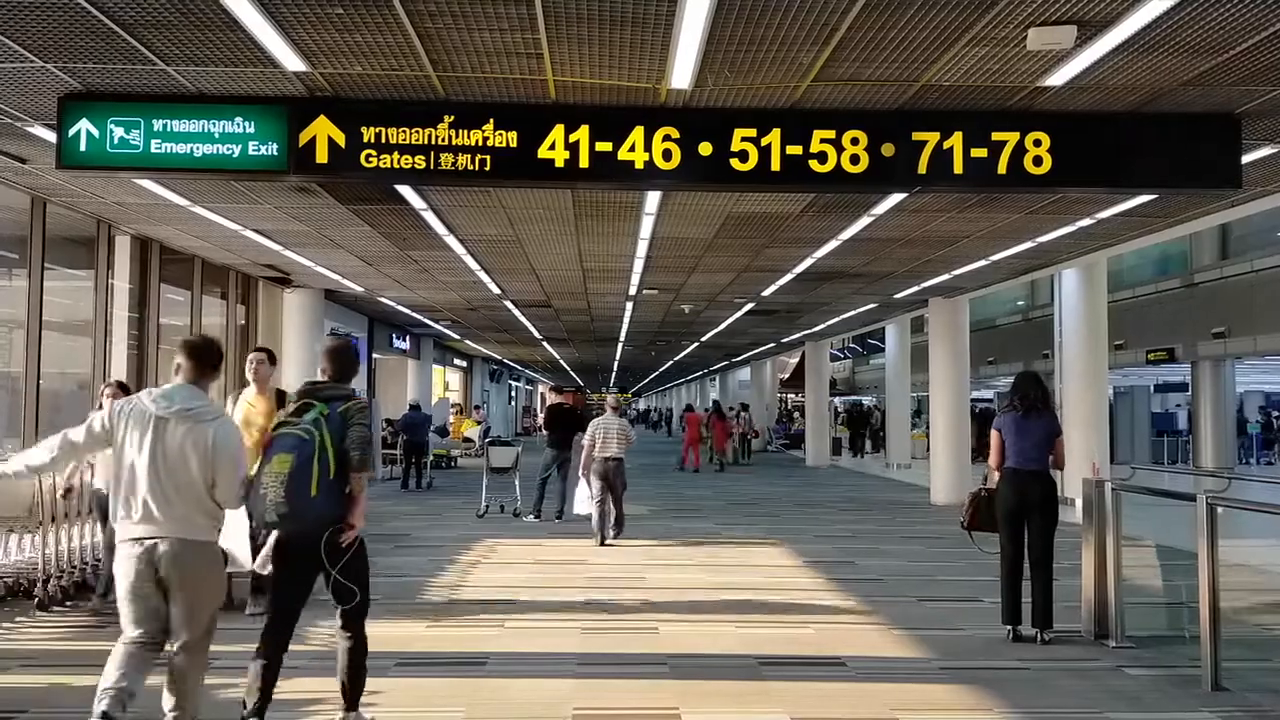
#> input picture frame 32 of opencv/haarcascode/walking.mp4, 1280 x 720 px
$ python bodyDetectionfromVideo.py
#> lines starting #> are read from the running program, lines starting #| are printed output that depends on the picture; after the words box and inside, x2 and y2 are one past the last pixel; in counts of white or black regions, pixels touching at a corner belong together
import cv2

cap=cv2.VideoCapture("C:/Users/snnklc/Desktop/opencv/haarcascode/walking.mp4")

body=cv2.CascadeClassifier(cv2.data.haarcascades + "haarcascade_fullbody.xml")
while True:

      ret, frame=cap.read()
#> frame is the input picture: shape (720, 1280, 3); mean B, G, R 86.6, 96.3, 101.4

      gray=cv2.cvtColor(frame,cv2.COLOR_BGR2GRAY)
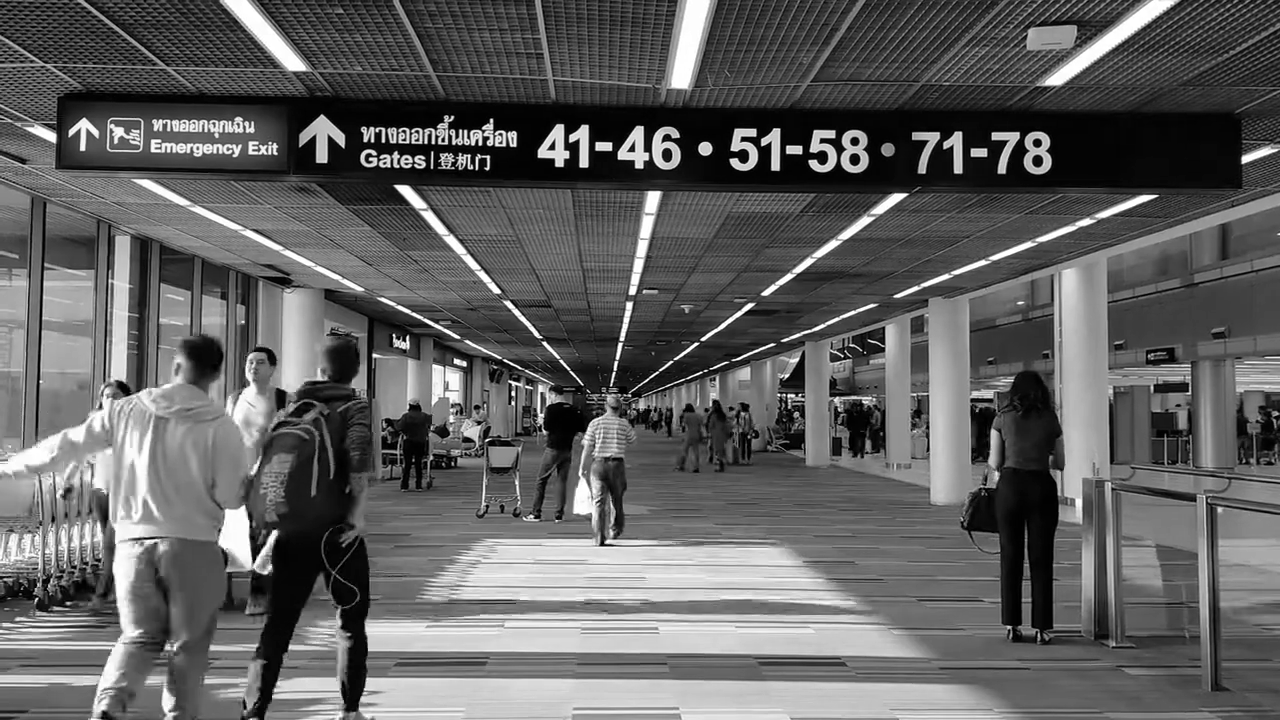
#> gray: shape (720, 1280); min 0, max 255, mean 96.7

      bodies=body.detectMultiScale(gray,1.1,5)
#> bodies = [[582, 432, 59, 119], [955, 390, 132, 264]]

      for x,y,w,h in bodies:
            cv2.rectangle(frame,(x,y),(x+w,y+h),(255,0,0),2)
#> this loop made 2 passes
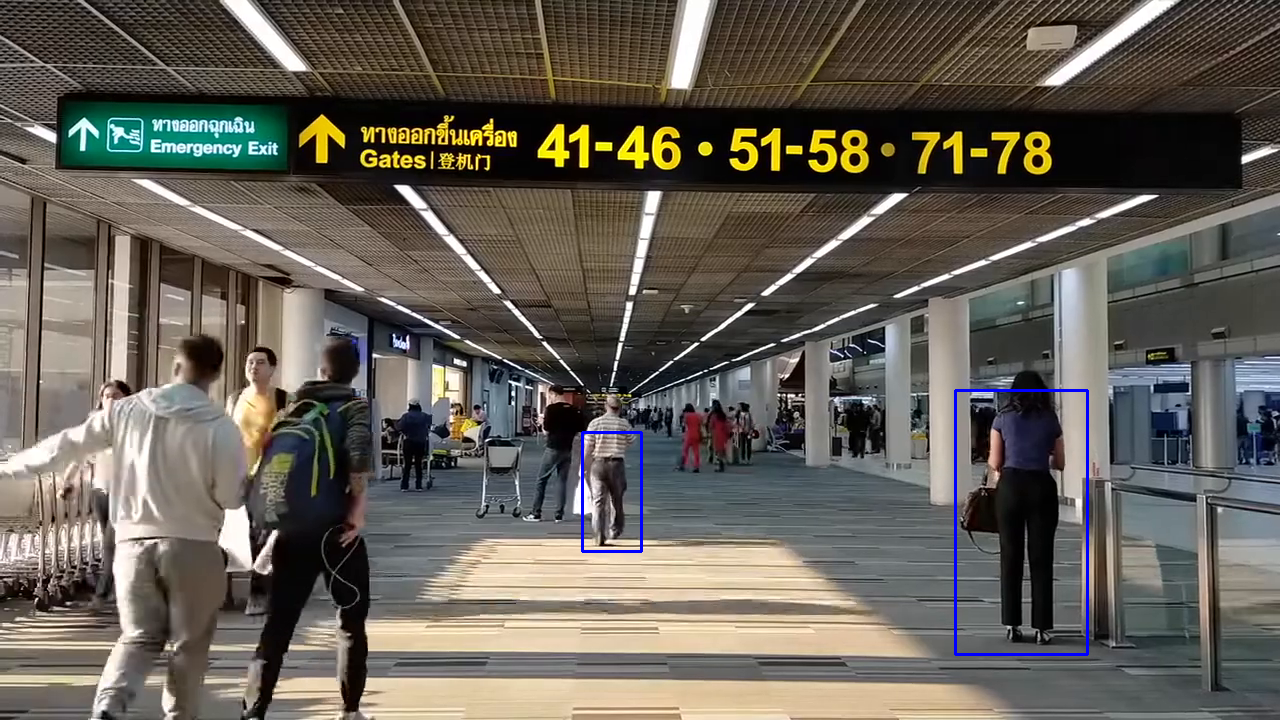
#> frame: shape (720, 1280, 3); 0.37% of pixels changed, all inside (x1, y1, x2, y2) = (581, 389, 1089, 656)

      cv2.imshow("1",frame)
      if cv2.waitKey(1) & 0xFF == ord("q"):
#> (key q is pressed here)
            break

cap.release()
cv2.destroyAllWindows()

$ run again, starting later in the video
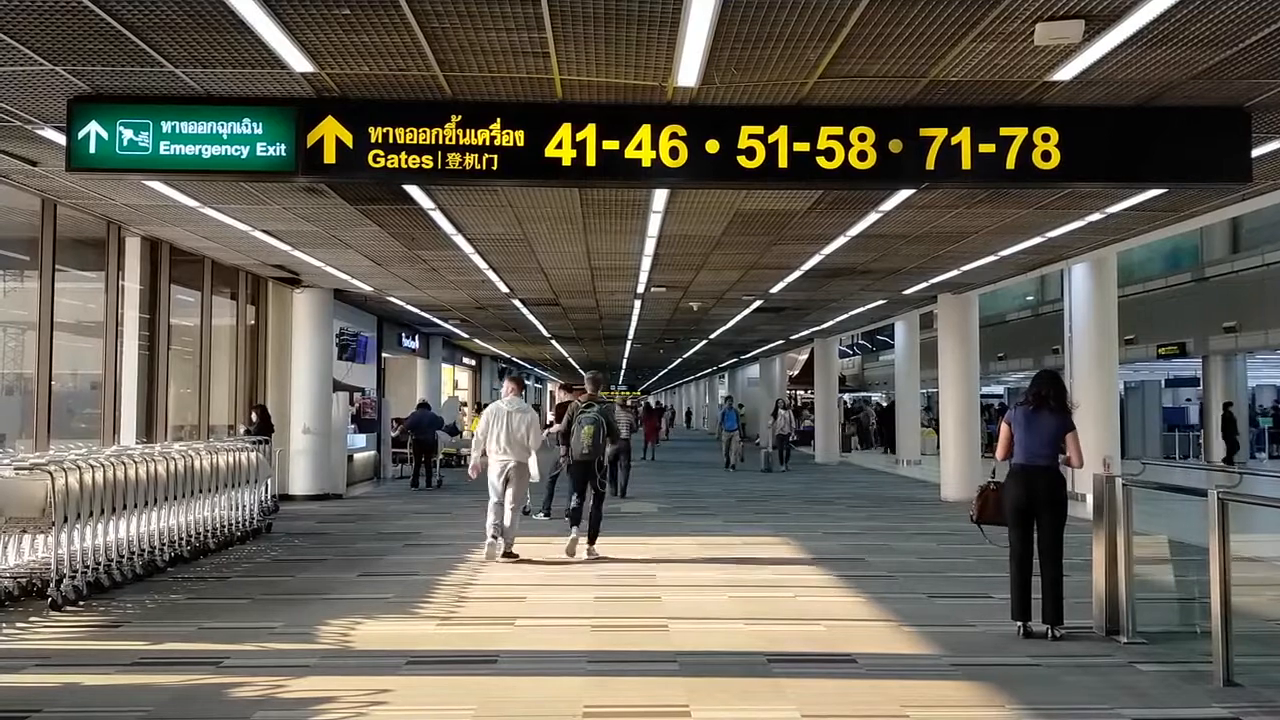
#> input picture frame 147 of opencv/haarcascode/walking.mp4, 1280 x 720 px
#> frame is the input picture: shape (720, 1280, 3); mean B, G, R 85.6, 96.3, 100.9
#> `gray=cv2.cvtColor(frame,cv2.COLOR_BGR2GRAY)`:
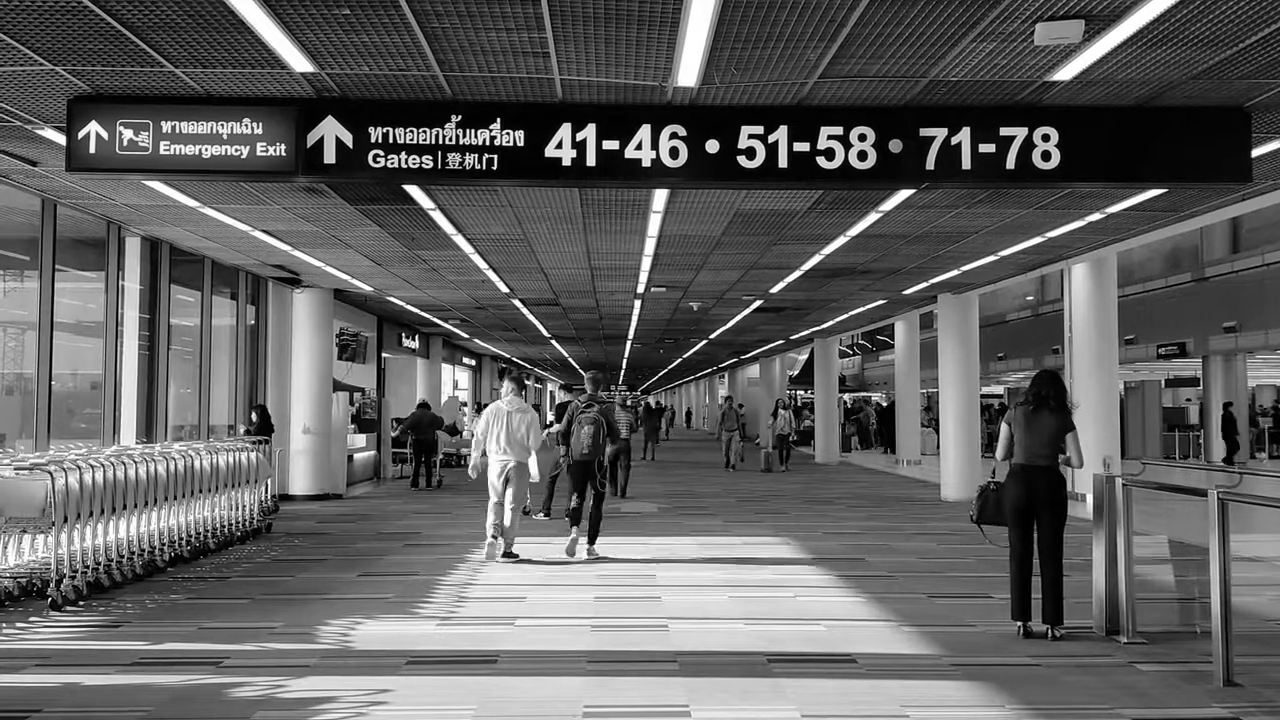
#> gray: shape (720, 1280); min 0, max 255, mean 96.4
#> bodies = [[569, 174, 34, 68], [957, 371, 147, 294]]
#> the loop `for x,y,w,h in bodies:` made 2 passes
#> after the loop `for x,y,w,h in bodies:`:
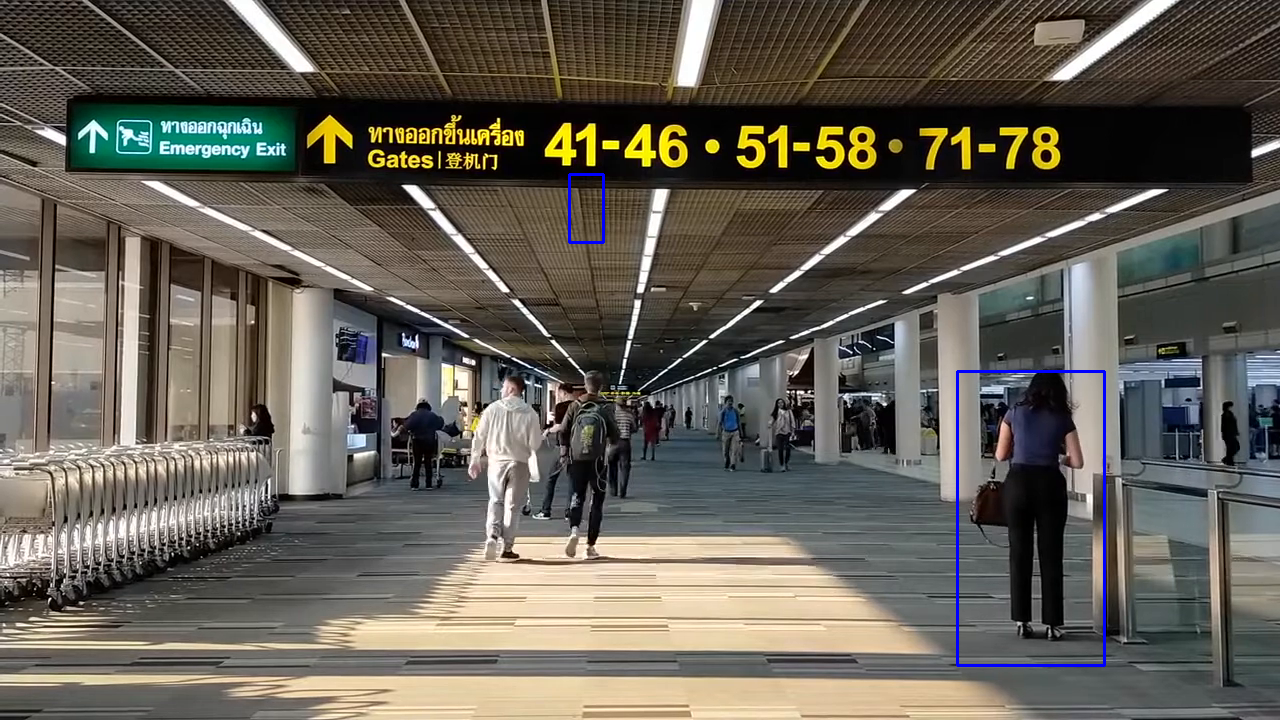
#> frame: shape (720, 1280, 3); 0.35% of pixels changed, all inside (x1, y1, x2, y2) = (568, 173, 1106, 667)

$ run again, starting later in the video
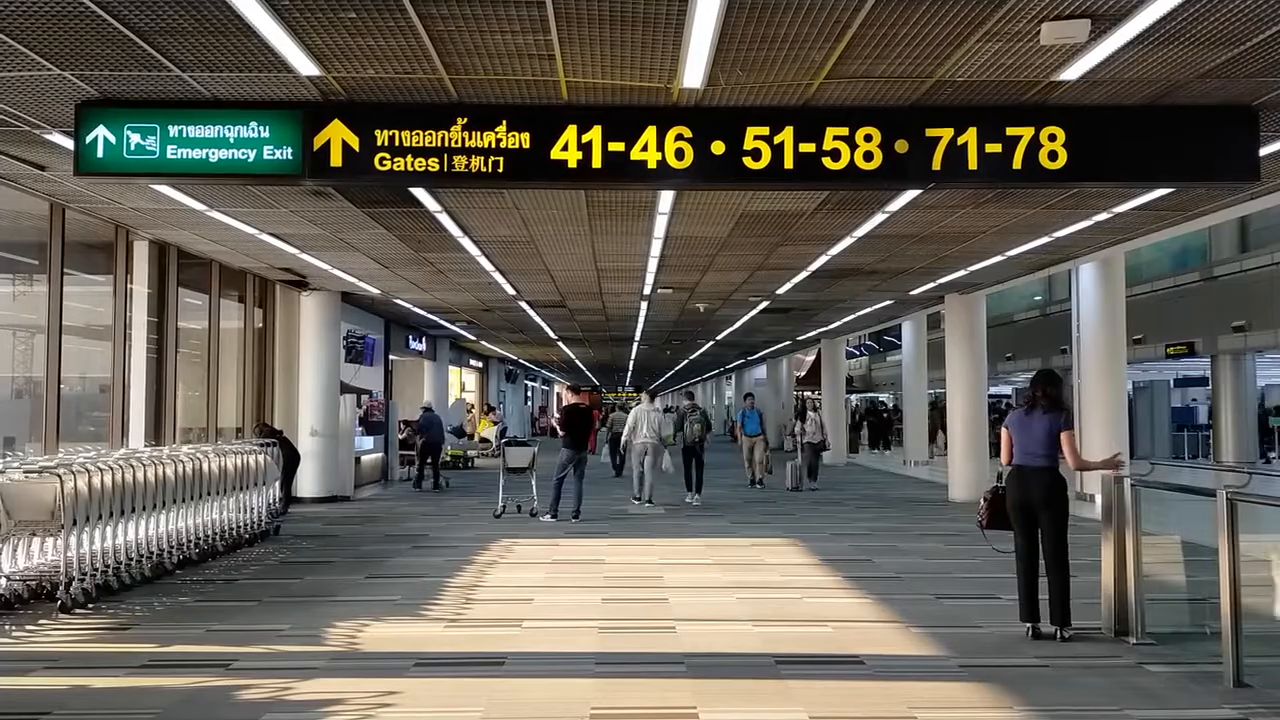
#> input picture frame 262 of opencv/haarcascode/walking.mp4, 1280 x 720 px
#> frame is the input picture: shape (720, 1280, 3); mean B, G, R 86.7, 96.3, 100.9
#> `gray=cv2.cvtColor(frame,cv2.COLOR_BGR2GRAY)`:
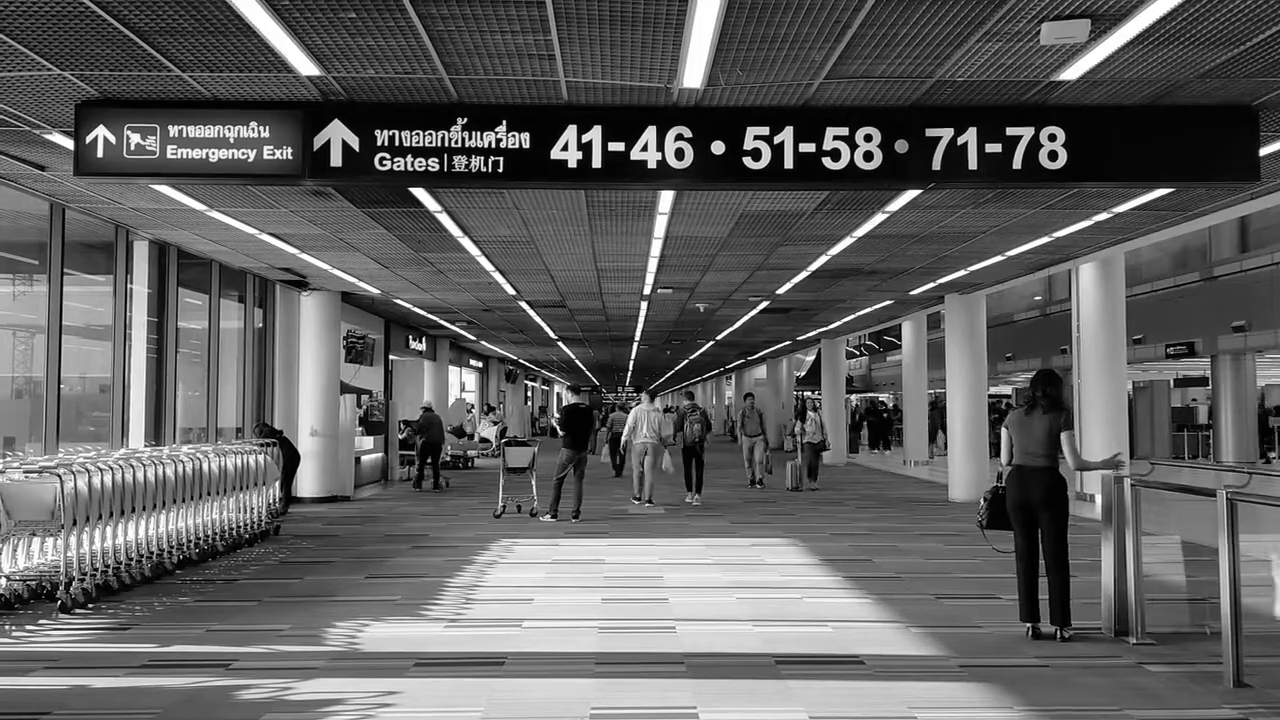
#> gray: shape (720, 1280); min 0, max 255, mean 96.6
#> bodies = [[575, 172, 34, 67], [665, 396, 54, 108], [590, 350, 95, 190], [966, 386, 135, 269]]
#> the loop `for x,y,w,h in bodies:` made 4 passes
#> after the loop `for x,y,w,h in bodies:`:
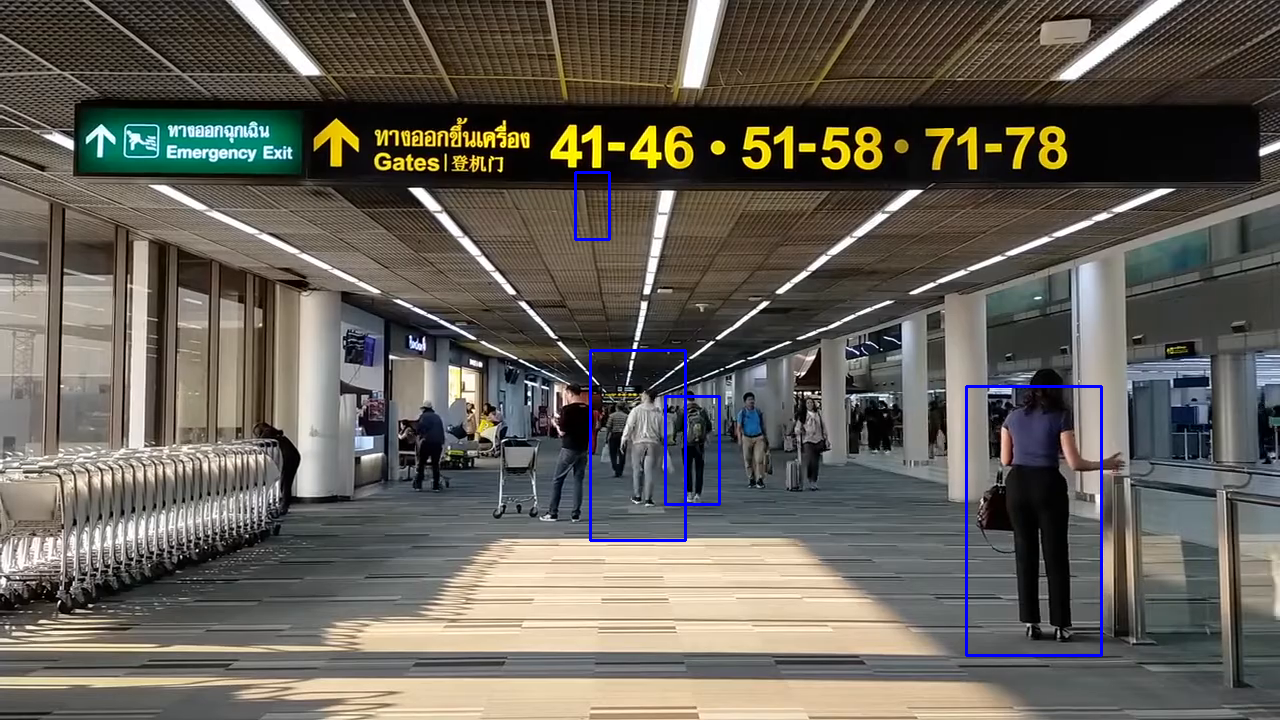
#> frame: shape (720, 1280, 3); 0.62% of pixels changed, all inside (x1, y1, x2, y2) = (574, 171, 1103, 657)
